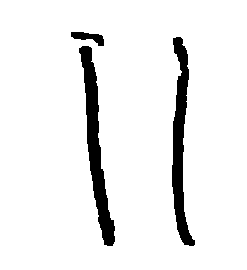
#> input picture data/train/ii/ab2c4722-ce5d-11eb-b317-38f9d35ea60f.png, 247 x 270 px; its folder holds only this picture in this run
$ python data_to_csv.py
#> lines starting #> are read from the running program, lines starting #| are printed output that depends on the picture; after the words box and inside, x2 and y2 are one past the last pixel; in counts of white or black regions, pixels touching at a corner belong together

import numpy as np
import cv2
import os
import pandas as pd
df_size = pd.DataFrame(columns=['label', 'hight', 'width'])
size = 32
labels=[f'p{p}' for p in range(size*size)]
labels.insert(0,'labels')
df_pix = pd.DataFrame(columns=labels)


TRAIN_DIR = 'data/train/'
i = 0
for class_idx, classname in enumerate(os.listdir(TRAIN_DIR)):
    for filename in os.listdir(os.path.join(TRAIN_DIR, classname)):
        img = cv2.imread(os.path.join(TRAIN_DIR, classname,
                                      filename), cv2.IMREAD_GRAYSCALE)
#> img: shape (270, 247); values 64 (black) and 255 (white), 92.8% white; 3 black regions, box (x1, y1, x2, y2) and area: (79, 46, 115, 246) 2413, (172, 37, 195, 246) 2168, (71, 32, 104, 46) 242
        img = cv2.resize(img, (size, size), interpolation=cv2.INTER_NEAREST)
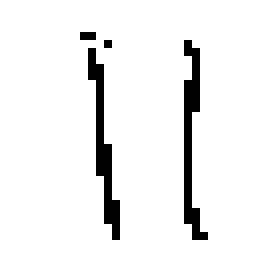
#> img: shape (32, 32) (shown 8 times larger); values 64 (black) and 255 (white), 93.3% white; black in thin lines or dots, all inside (x1, y1, x2, y2) = (10, 4, 26, 30)
        img_vec = np.concatenate(img).tolist()
#> img_vec = 1024 values, max 255 at index 0, min 64 at index 138, mean 242.1
        img_vec.insert(0,class_idx)
        df_pix.loc[i] = img_vec
        df_size.loc[i] = [class_idx, img.shape[0], img.shape[1]]
        i += 1
#> pass 2 of the loop `for class_idx, classname in enumerate(os.listdir(TRAIN_DIR)):`:
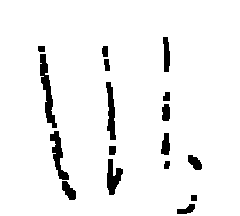
#> input picture data/train/iii/b03814bc-ce5d-11eb-b317-38f9d35ea60f.png, 240 x 216 px
#> `img = cv2.resize(img, (size, size), interpolation=cv2.INTER_NEAREST)`:
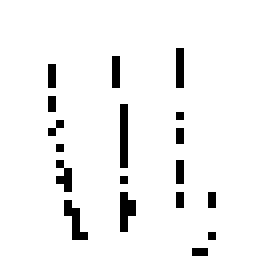
#> img: shape (32, 32) (shown 8 times larger); values 64 (black) and 255 (white), 94.3% white; black in thin lines or dots, all inside (x1, y1, x2, y2) = (6, 6, 27, 32)
#> img_vec = 1024 values, max 255 at index 0, min 64 at index 214, mean 244.2
df_pix.to_csv('train_data.csv', encoding='utf-8')
